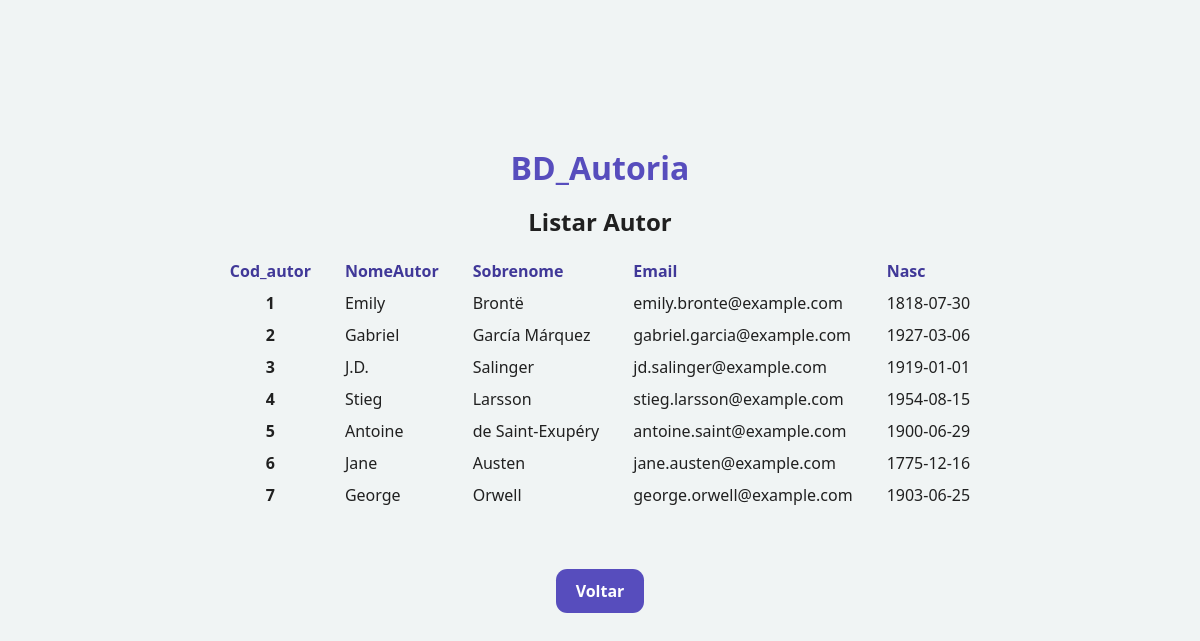
The page /autor/listar.php on the database its author committed.
### tables this page shows
CREATE TABLE `autor` (
  `Cod_autor` int(11) NOT NULL,
  `NomeAutor` varchar(20) NOT NULL,
  `Sobrenome` varchar(20) NOT NULL,
  `Email` varchar(35) NOT NULL,
  `Nasc` date NOT NULL
);

### autor/autor.php (called while the page is built, shortened)
<?php
class Autor
{
    function listar()
    {
        try {
            $this->conn = new Conectar();
            $sql = $this->conn->query("select * from autor order by Cod_autor");
            $sql->execute();
            return $sql->fetchAll();
        } catch (PDOException $exc) {
            echo "Erro ao executar consulta. " . $exc->getMessage();
        }
    }
}
?>

### autor/listar.php (the view, shortened to what this page needs)
<!DOCTYPE html>
<html lang="html">
<head>
    <link rel="stylesheet" href="../css/style.css" />
</head>
<body>
    <main>
        <h1>BD_Autoria</h1>
        <h2>Listar Autor</h2>
        <?php
        include_once 'autor.php';
        $at = new Autor();
        $aut_bd = $at->listar();
        ?>
        <table>
            <tr>
                <th>
                    Cod_autor
                </th>
                <th>
                    NomeAutor
                </th>
                <th>
                    Sobrenome
                </th>
                <th>
                    Email
                </th>
                <th>
                    Nasc
                </th>
            </tr>
            <?php
            foreach ($aut_bd as $prod_mostrar) {
                ?>
                <tr>
                    <td>
                        <b>
                            <?php echo $prod_mostrar[0]; ?>
                        </b>
                    </td>
                    <td>
                        <?php echo $prod_mostrar[1]; ?>
                    </td>
                    <td>
                        <?php echo $prod_mostrar[2]; ?>
                    </td>
                    <td>
                        <?php echo $prod_mostrar[3]; ?>
                    </td>
                    <td>
                        <?php echo $prod_mostrar[4]; ?>
                    </td>
                </tr>
                <?php
            }
            ?>
        </table>
        <br> <button onclick="location.href='../menu.html'">Voltar</button>
        <br>
    </main>
</body>
</html>

### css/style.css (style rules this page uses)
*, *:after, *:before { margin: 0; padding: 0; box-sizing: border-box; border: none; text-decoration: none; font-family: system-ui, -apple-system, BlinkMacSystemFont, "Segoe UI", Roboto, Oxygen, Ubuntu, Cantarell, "Open Sans", "Helvetica Neue", sans-serif; }
body { overflow-x: hidden; display: flex; min-height: 100vh; justify-content: center; align-items: center; }
main { margin-block: 3rem; width: 100%; }
button, input, optgroup, select, textarea { font-family: inherit; font-size: 100%; margin: 0; padding: 0; border: none; }
h1 { color: #574dbd; }
main { display: flex; flex-direction: column; align-items: center; justify-content: center; gap: 1rem; }
body { color: #202020; background-color: #f0f4f4; }
th, td { padding-inline: 1rem; padding-block: 0.25rem; max-width: 40ch; text-wrap: wrap; word-wrap: break-word; }
th { text-align: left; color: #403898; }
td:nth-child(1), th:nth-child(1) { text-align: center; }

### rows shown on the page
autor: Cod_autor "1", NomeAutor "Emily", Sobrenome "Brontë", Email "emily.bronte@example.com", Nasc "1818-07-30"
autor: Cod_autor "2", NomeAutor "Gabriel", Sobrenome "García Márquez", Email "gabriel.garcia@example.com", Nasc "1927-03-06"
autor: Cod_autor "3", NomeAutor "J.D.", Sobrenome "Salinger", Email "jd.salinger@example.com", Nasc "1919-01-01"
autor: Cod_autor "4", NomeAutor "Stieg", Sobrenome "Larsson", Email "stieg.larsson@example.com", Nasc "1954-08-15"
autor: Cod_autor "5", NomeAutor "Antoine", Sobrenome "de Saint-Exupéry", Email "antoine.saint@example.com", Nasc "1900-06-29"
autor: Cod_autor "6", NomeAutor "Jane", Sobrenome "Austen", Email "jane.austen@example.com", Nasc "1775-12-16"
autor: Cod_autor "7", NomeAutor "George", Sobrenome "Orwell", Email "george.orwell@example.com", Nasc "1903-06-25"
